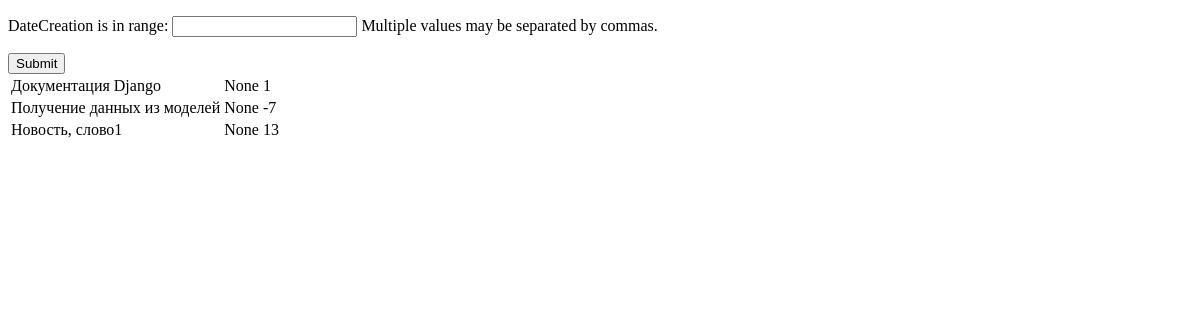
The page /posts/comment_list on the database as committed earlier.
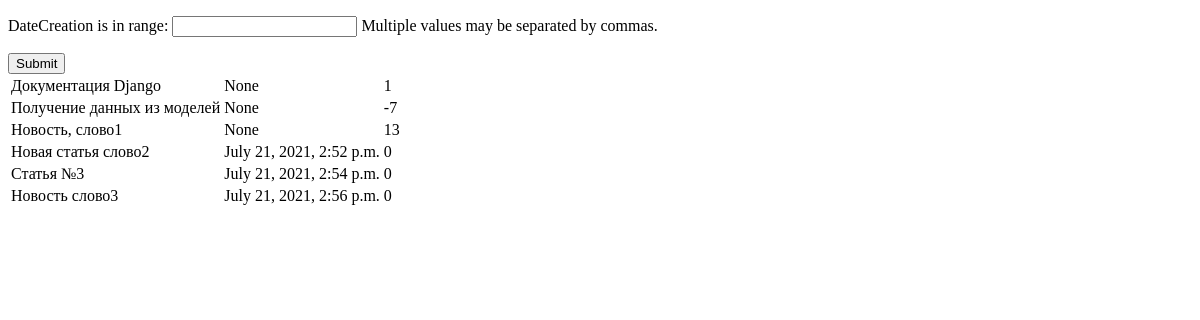
The same page on the database as committed later.
### articles/models.py (models this page shows, shortened)
class Post(models.Model):
    author = models.ForeignKey(Author, on_delete=models.CASCADE)
    NEWS = 'NW'
    ARTICLE = 'AR'
    CATEGORY_CHOICES = (
        (NEWS, 'Новость'),
        (ARTICLE, 'Статья'),
    )
    caregoryType = models.CharField(max_length=2, choices=CATEGORY_CHOICES, default=ARTICLE)   # исправить опечатку
    dateCreation = models.DateTimeField(auto_now_add = True)
    postCategory = models.ManyToManyField(Category, through='PostCategory')
    title = models.CharField(max_length=128)
    text = models.TextField()
    rating = models.SmallIntegerField(default=0)

### articles/views.py (the view)
# urls.py: path('comment_list', comment_list),
def comment_list(request):
    x = X(request.GET, queryset=Post.objects.all())
    return render(request, 'comment_t.html', {'filter': x})

### templates/comment_t.html (shortened to what this page needs)
<!DOCTYPE html>
<html lang="en">
<head>
</head>
<body>
<form method="get">
    {{ filter.form.as_p }}
    <input type="submit">
</form>
<table>
{% for obj in filter.qs %}
    <tr>
        <td>
            {{ obj.title }}
        </td>
        <td>
            {{ obj.dateCreation}}
        </td>
        <td>
            {{ obj.rating }}
        </td>
    </tr>
{% endfor %}
</table>
</body>
</html>

Rows that differ between the two databases and show on the page:
added Post: title "Новая статья слово2", dateCreation "July 21, 2021, 2:52 p.m.", rating "0"
added Post: title "Статья №3", dateCreation "July 21, 2021, 2:54 p.m.", rating "0"
added Post: title "Новость слово3", dateCreation "July 21, 2021, 2:56 p.m.", rating "0"
